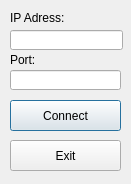
<?xml version="1.0" encoding="UTF-8"?>
<ui version="4.0">
 <class>Dialog</class>
 <widget class="QDialog" name="Dialog">
  <property name="geometry">
   <rect>
    <x>0</x>
    <y>0</y>
    <width>131</width>
    <height>184</height>
   </rect>
  </property>
  <property name="windowTitle">
   <string>Dialog</string>
  </property>
  <widget class="QLineEdit" name="tlIP">
   <property name="geometry">
    <rect>
     <x>10</x>
     <y>30</y>
     <width>113</width>
     <height>20</height>
    </rect>
   </property>
  </widget>
  <widget class="QLabel" name="label">
   <property name="geometry">
    <rect>
     <x>10</x>
     <y>10</y>
     <width>71</width>
     <height>16</height>
    </rect>
   </property>
   <property name="text">
    <string>IP Adress:</string>
   </property>
  </widget>
  <widget class="QLineEdit" name="tlPort">
   <property name="geometry">
    <rect>
     <x>10</x>
     <y>70</y>
     <width>111</width>
     <height>20</height>
    </rect>
   </property>
   <property name="text">
    <string/>
   </property>
  </widget>
  <widget class="QLabel" name="label_2">
   <property name="geometry">
    <rect>
     <x>10</x>
     <y>50</y>
     <width>41</width>
     <height>20</height>
    </rect>
   </property>
   <property name="text">
    <string>Port:</string>
   </property>
  </widget>
  <widget class="QPushButton" name="pbConnect">
   <property name="geometry">
    <rect>
     <x>10</x>
     <y>100</y>
     <width>111</width>
     <height>31</height>
    </rect>
   </property>
   <property name="text">
    <string>Connect</string>
   </property>
  </widget>
  <widget class="QPushButton" name="pbExit">
   <property name="geometry">
    <rect>
     <x>10</x>
     <y>140</y>
     <width>111</width>
     <height>31</height>
    </rect>
   </property>
   <property name="text">
    <string>Exit</string>
   </property>
  </widget>
 </widget>
 <resources/>
 <connections/>
</ui>
